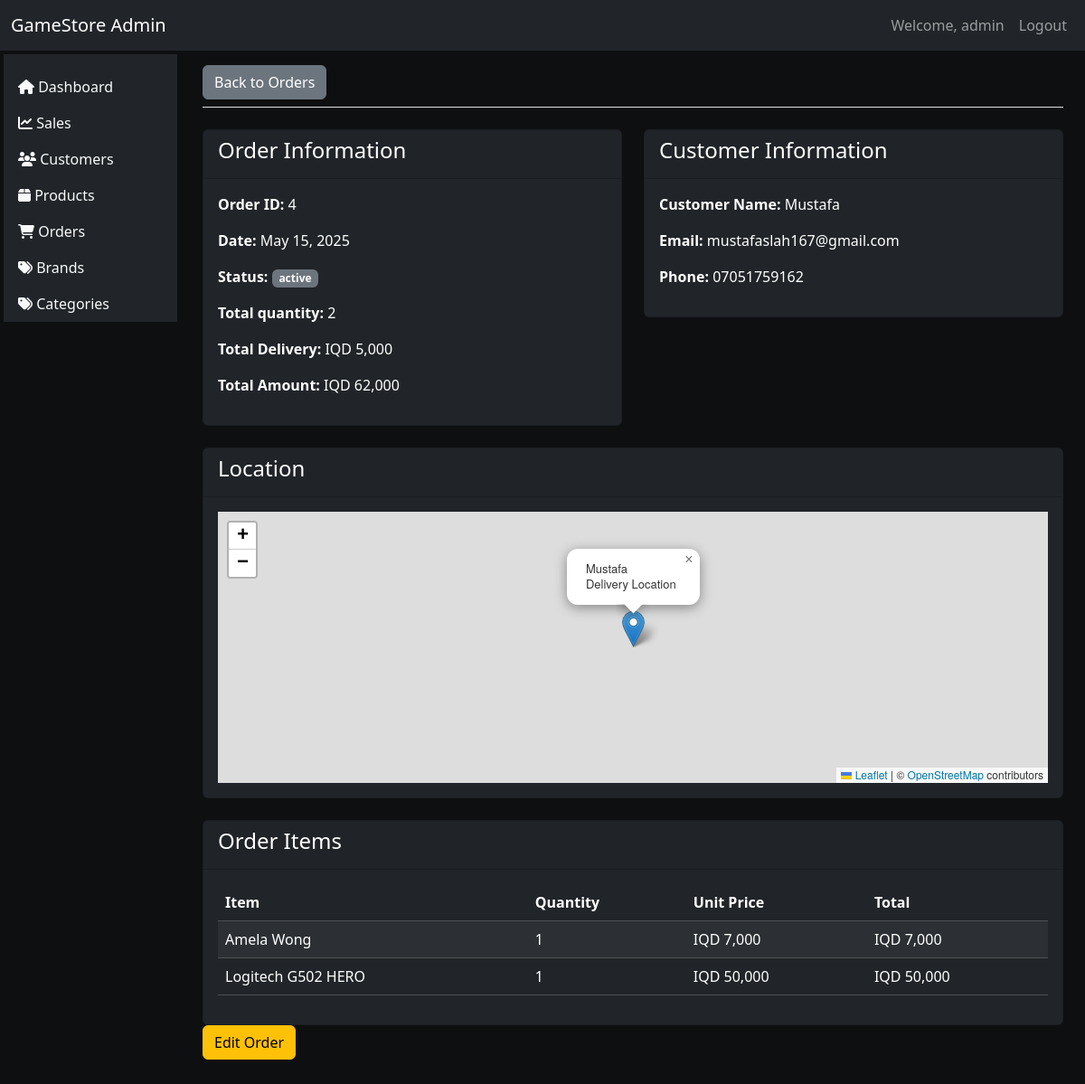
Screenshot of /admin/order_details.php?id=4 (signed in) with the database file from the repository.
### tables this page shows
CREATE TABLE `invoices` (
  `id` int(11) NOT NULL,
  `customer_id` int(11) NOT NULL,
  `location` varchar(50) NOT NULL,
  `quantity` int(11) NOT NULL,
  `delivery_price` double NOT NULL,
  `total_price` double NOT NULL,
  `status` enum('waiting','active','delivering','completed','canceled') NOT NULL,
  `created_at` date NOT NULL DEFAULT current_timestamp()
);

CREATE TABLE `customers` (
  `id` int(11) NOT NULL,
  `customer_name` varchar(40) NOT NULL,
  `customer_email` varchar(150) NOT NULL,
  `customer_phone` varchar(12) NOT NULL,
  `customer_password` text NOT NULL,
  `customer_image` text NOT NULL,
  `created_at` date NOT NULL DEFAULT current_timestamp()
);

CREATE TABLE `invoice_products` (
  `id` int(11) NOT NULL,
  `invoice_id` int(11) NOT NULL,
  `product_id` int(11) NOT NULL,
  `quantity` int(11) NOT NULL,
  `price` double NOT NULL,
  `created_at` date NOT NULL DEFAULT current_timestamp()
);

CREATE TABLE `products` (
  `id` int(11) NOT NULL,
  `product_name` varchar(255) NOT NULL,
  `product_quantity` int(11) NOT NULL,
  `product_content` text NOT NULL,
  `product_price` double NOT NULL,
  `product_price_sell` double NOT NULL,
  `product_image` text NOT NULL,
  `brand_id` int(11) NOT NULL,
  `category_id` int(11) NOT NULL,
  `product_new` enum('true','false') NOT NULL,
  `created_at` date NOT NULL DEFAULT current_timestamp()
);

### app/php/admin/invoice/functions.php (called while the page is built, shortened)
<?php
function getInvoiceById($invoiceId)
{
    global $connect;
    try {
        $sql = "SELECT invoices.*, customers.customer_name AS customer_name,
        customers.customer_email AS customer_email ,
        customers.customer_phone AS customer_phone
        FROM invoices LEFT JOIN customers ON invoices.customer_id = customers.id
        WHERE invoices.id = :invoice_id";
        $stmt = $connect->prepare($sql);
        $stmt->bindParam(':invoice_id', $invoiceId, PDO::PARAM_INT);
        $stmt->execute();
        return $stmt->fetch(PDO::FETCH_ASSOC);
    } catch (PDOException $e) {
        error_log("Error getting invoice by ID: " . $e->getMessage());
        return false;
    }
}
function getInvoiceStatusClass($status)
{
    switch (strtolower($status)) {
        case 'active':
            return 'secondary';
    }
}

### app/php/admin/invoice_product/functions.php (called while the page is built, shortened)
<?php
function getInvoiceProductsByInvoiceId($invoiceId)
{
    global $connect;
    try {
        $sql = "SELECT invoice_products.*, invoices.id AS invoice_id, products.product_name
        FROM invoice_products
        LEFT JOIN invoices ON invoice_products.invoice_id = invoices.id
        LEFT JOIN products ON invoice_products.product_id = products.id
        WHERE invoice_products.invoice_id = :invoice_id";
        $stmt = $connect->prepare($sql);
        $stmt->bindParam(':invoice_id', $invoiceId, PDO::PARAM_INT);
        $stmt->execute();
        return $stmt->fetchAll(PDO::FETCH_ASSOC);
    } catch (PDOException $e) {
        error_log("Error getting invoice products by invoice ID: " . $e->getMessage());
        return false;
    }
}

### admin/order_details.php (the view, shortened to what this page needs)
<?php
include "../app/php/config/config.php";
include "../app/php/admin/invoice/functions.php";
include "../app/php/admin/invoice_product/functions.php";
if (isset($_GET['id'])) {
    $invoice_id = $_GET['id'];
    $invoice = getInvoiceById($invoice_id);
    $invoice_items = getInvoiceProductsByInvoiceId($invoice_id);
}
include "../components/admin/app.php";
?>
<div class="container-fluid">
    <div class="row">
        <div class="col-md-2 p-1 sidebar">
            <?php include "../components/admin/sidebar.php"; ?>
        </div>
        <main role="main" class="col-md-10 ml-sm-auto px-4">
            <div class="d-flex justify-content-between flex-wrap flex-md-nowrap align-items-center pt-3 pb-2 mb-3 border-bottom">
                <a href="orders.php" class="btn btn-secondary">Back to Orders</a>
            </div>
            <?php if ($invoice): ?>
                <div class="row">
                    <div class="col-md-6">
                        <div class="card bg-dark text-white  mb-4">
                            <div class="card-header">
                                <h4>Order Information</h4>
                            </div>
                            <div class="card-body">
                                <p><strong>Order ID:</strong> <?php echo $invoice['id']; ?></p>
                                <p><strong>Date:</strong> <?php echo date('F d, Y', strtotime($invoice['created_at'])); ?></p>
                                <p><strong>Status:</strong>
                                    <span class="badge bg-<?php echo getInvoiceStatusClass($invoice['status']); ?>">
                                        <?php echo $invoice['status']; ?>
                                    </span>
                                </p>
                                <p><strong>Total quantity:</strong> <?php echo $invoice['quantity']; ?></p>
                                <p><strong>Total Delivery:</strong> IQD <?php echo number_format($invoice['delivery_price']); ?></p>
                                <p><strong>Total Amount:</strong> IQD <?php echo number_format($invoice['total_price'] + $invoice['delivery_price']); ?></p>
                            </div>
                        </div>
                    </div>
                    <div class="col-md-6">
                        <div class="card bg-dark text-white mb-4">
                            <div class="card-header">
                                <h4>Customer Information</h4>
                            </div>
                            <div class="card-body">
                                <p><strong>Customer Name:</strong> <?php echo $invoice['customer_name']; ?></p>
                                <p><strong>Email:</strong> <?php echo $invoice['customer_email']; ?></p>
                                <?php if (isset($invoice['customer_phone'])): ?>
                                    <p><strong>Phone:</strong> <?php echo $invoice['customer_phone']; ?></p>
                                <?php endif; ?>
                            </div>
                        </div>
                    </div>
                    <div class="col-md-12">
                        <div class="card bg-dark text-white mb-4">
                            <div class="card-header">
                                <h4>Location</h4>
                            </div>
                            <div class="card-body">
                                <?php if (!empty($invoice['location'])): ?>
                                    <div id="map" style="height: 300px; width: 100%;"></div>
                                <?php else: ?>
                                    <p>No location information available</p>
                                <?php endif; ?>
                            </div>
                        </div>
                    </div>
                </div>
                <div class="card bg-dark text-white">
                    <div class="card-header">
                        <h4>Order Items</h4>
                    </div>
                    <div class="card-body">
                        <?php if (count($invoice_items) > 0): ?>
                            <div class="table-responsive">
                                <table class="table table-dark table-striped">
                                    <thead>
                                        <tr>
                                            <th>Item</th>
                                            <th>Quantity</th>
                                            <th>Unit Price</th>
                                            <th>Total</th>
                                        </tr>
                                    </thead>
                                    <tbody>
                                        <?php foreach ($invoice_items as $item): ?>
                                            <tr>
                                                <td><?php echo $item['product_name']; ?></td>
                                                <td><?php echo $item['quantity']; ?></td>
                                                <td>IQD <?php echo number_format($item['price']); ?></td>
                                                <td>IQD <?php echo number_format($item['quantity'] * $item['price']); ?></td>
                                            </tr>
                                        <?php endforeach; ?>
                                    </tbody>
                                </table>
                            </div>
                        <?php else: ?>
                            <p>No items found for this invoice.</p>
                        <?php endif; ?>
                    </div>
                </div>
                <div class="mb-5">
                    <button class="btn btn-warning" data-bs-toggle="modal" data-bs-target="#updateStatusModal">Edit Order</button>
                </div>
            <?php endif; ?>
        </main>
    </div>
</div>
<?php include "../components/admin/footer.php"; ?>

### components/admin/app.php (style rules this page uses)
table td { vertical-align: middle; }
body { background-color: #0e0f11; color: #d4f1c5; font-family: 'Segoe UI', Tahoma, Geneva, Verdana, sans-serif; }

### rows the page displays
invoices: id "4", created_at "May 15, 2025", status "active", quantity "2", delivery_price "5,000", $invoice['total_price'] + $invoice['delivery_price'] "62,000", customer.customer_name "Mustafa", customer.customer_email "mustafaslah167@gmail.com", customer.customer_phone "07051759162"
invoice_products: product.product_name "Amela Wong", quantity "1", price "7,000", $item['quantity'] * $item['price'] "7,000"
invoice_products: product.product_name "Logitech G502 HERO", quantity "1", price "50,000", $item['quantity'] * $item['price'] "50,000"

### other values shown
$_SESSION["username"] "admin"
